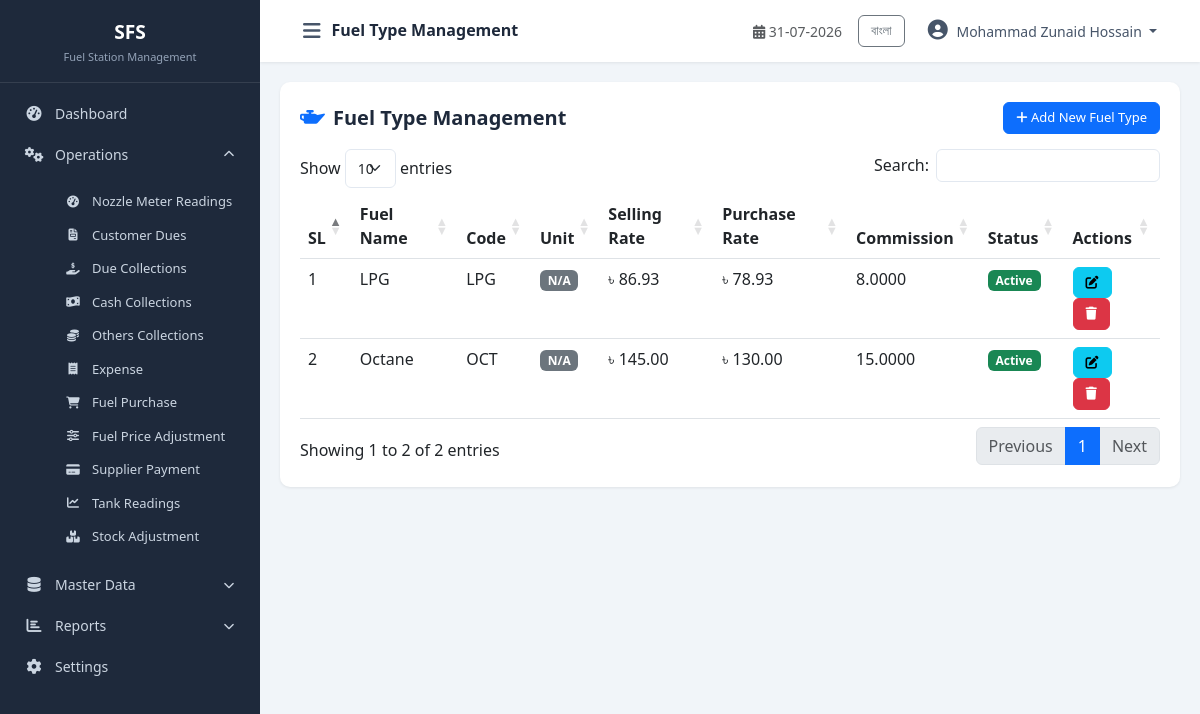
/modules/master_data/fuel_type.php (signed in), run on the app's committed database.
### tables this page shows
CREATE TABLE `cfg_companyprofile` (
  `CompanyID` int(11) NOT NULL,
  `CompanyCode` varchar(20) NOT NULL,
  `CompanyName` varchar(200) NOT NULL,
  `CompanyNameBN` varchar(200) DEFAULT NULL,
  `ShortName` varchar(50) DEFAULT NULL,
  `ProprietorName` varchar(150) DEFAULT NULL,
  `ContactPerson` varchar(150) DEFAULT NULL,
  `MobileNo` varchar(20) DEFAULT NULL,
  `PhoneNo` varchar(20) DEFAULT NULL,
  `Email` varchar(100) DEFAULT NULL,
  `Website` varchar(150) DEFAULT NULL,
  `BusinessType` varchar(100) DEFAULT NULL,
  `Address` varchar(500) DEFAULT NULL,
  `City` varchar(100) DEFAULT NULL,
  `District` varchar(100) DEFAULT NULL,
  `PostalCode` varchar(20) DEFAULT NULL,
  `Country` varchar(100) DEFAULT NULL,
  `Logo` varchar(255) DEFAULT NULL,
  `Favicon` varchar(255) DEFAULT NULL,
  `CurrencyCode` varchar(10) DEFAULT 'BDT',
  `CurrencySymbol` varchar(10) DEFAULT '৳',
  `TimeZone` varchar(100) DEFAULT 'Asia/Dhaka',
  `DateFormat` varchar(20) DEFAULT 'dd-MM-yyyy',
  `TimeFormat` varchar(20) DEFAULT '24 Hour',
  `FinancialYearStart` date DEFAULT NULL,
  `FinancialYearEnd` date DEFAULT NULL,
  `DefaultShiftID` int(11) DEFAULT NULL,
  `DefaultLanguage` varchar(20) DEFAULT 'English',
  `AllowNegativeStock` bit(1) DEFAULT b'0',
  `AutoBackup` bit(1) DEFAULT b'1',
  `BackupPath` varchar(500) DEFAULT NULL,
  `CreatedBy` int(11) DEFAULT NULL,
  `CreatedAt` datetime DEFAULT current_timestamp(),
  `UpdatedBy` int(11) DEFAULT NULL,
  `UpdatedAt` datetime DEFAULT NULL,
  `IsActive` bit(1) DEFAULT b'1',
  `IsDeleted` bit(1) DEFAULT b'0'
);

CREATE TABLE `mst_fueltype` (
  `FuelTypeID` int(11) NOT NULL,
  `FuelName` varchar(100) NOT NULL,
  `FuelCode` varchar(20) DEFAULT NULL,
  `UnitOfMeasure` varchar(20) NOT NULL DEFAULT 'Litre',
  `SellingRate` decimal(14,2) NOT NULL DEFAULT 0.00,
  `PurchaseRate` decimal(14,2) NOT NULL DEFAULT 0.00,
  `CommissionRate` decimal(14,4) NOT NULL DEFAULT 0.0000,
  `TaxPercent` decimal(6,3) NOT NULL DEFAULT 0.000,
  `Density` decimal(6,4) DEFAULT NULL,
  `ColorCode` varchar(20) DEFAULT NULL,
  `Remarks` varchar(255) DEFAULT NULL,
  `CreatedBy` int(11) DEFAULT NULL,
  `CreatedAt` datetime NOT NULL DEFAULT current_timestamp(),
  `UpdatedBy` int(11) DEFAULT NULL,
  `UpdatedAt` datetime NOT NULL DEFAULT current_timestamp() ON UPDATE current_timestamp(),
  `IsActive` tinyint(1) NOT NULL DEFAULT 1,
  `IsDeleted` tinyint(1) NOT NULL DEFAULT 0
);

### includes/Query.php (called while the page is built, shortened)
<?php
class Query
{
    private $pdo;
    private static $instance = null;
    public function __construct($host = DB_HOST, $dbname = DB_NAME, $username = DB_USER, $password = DB_PASS, $charset = 'utf8mb4')
    {
        $dsn = "mysql:host={$host};dbname={$dbname};charset={$charset}";
        $options = [
            PDO::ATTR_ERRMODE            => PDO::ERRMODE_EXCEPTION,
            PDO::ATTR_DEFAULT_FETCH_MODE => PDO::FETCH_OBJ,
            PDO::ATTR_EMULATE_PREPARES   => false,
        ];
        try {
            $this->pdo = new PDO($dsn, $username, $password, $options);
        } catch (PDOException $e) {
            die("Database Connection Failed: " . $e->getMessage());
        }
    }
    public static function getInstance()
    {
        if (self::$instance === null) {
            self::$instance = new self();
        }
        return self::$instance;
    }
    public function index($sql, $params = [])
    {
        try {
            $this->stmt = $this->pdo->prepare($sql);
            $this->stmt->execute($params);
            return $this->stmt->fetchAll(PDO::FETCH_OBJ);
        } catch (PDOException $e) {
            die("Query Error: " . $e->getMessage() . "<br>SQL: " . $sql);
        }
    }
}

### config/database.php (called while the page is built, shortened)
<?php
require_once __DIR__ . '/../includes/Query.php';
$objQuery = Query::getInstance();

### includes/functions.php (called while the page is built, shortened)
<?php
function db()
{
    global $objQuery;
    return $objQuery;
}
function getCompanyInfo($key = null)
{
    $sql = "SELECT * FROM cfg_companyprofile WHERE CompanyID = 1 AND IsActive = 1 AND IsDeleted = 0";
    $data = db()->index($sql);
    if (!empty($data)) {
        $company = $data[0];
        return $company;
    }
    return null;
}
function getUserName()
{
    return $_SESSION['user_name'] ?? null;
}
function currentLang()
{
    return $_SESSION['lang'] ?? 'en';
}
function t($key)
{
    $lang = currentLang();
    return $translations[$lang][$key] ?? $key;
}

### modules/master_data/fuel_type.php (the view, shortened to what this page needs)
<?php
$pageTitle = 'Fuel Type Management';
require_once __DIR__ . '/../../includes/header.php';
require_once __DIR__ . '/../../includes/sidebar.php';
$sql = "SELECT ft.*, uom.UnitNameEN, uom.UnitNameBN
        FROM mst_fueltype ft
        LEFT JOIN mst_unitofmeasure uom ON ft.UnitOfMeasure = uom.Id
        WHERE ft.IsDeleted = 0
        ORDER BY ft.FuelTypeID ASC";
$data = $objQuery->index($sql);
?>
<div class="table-container">
    <div class="table-header">
        <h5><i class="fas fa-oil-can text-primary me-2"></i><?php echo t('Fuel Type Management'); ?></h5>
        <button class="btn btn-primary btn-sm" data-bs-toggle="modal" data-bs-target="#addModal">
            <i class="fas fa-plus"></i> Add New Fuel Type
        </button>
    </div>
    <table class="table table-hover datatable">
        <thead>
            <tr>
                <th>SL</th>
                <th>Fuel Name</th>
                <th>Code</th>
                <th>Unit</th>
                <th>Selling Rate</th>
                <th>Purchase Rate</th>
                <th>Commission</th>
                <th>Status</th>
                <th>Actions</th>
            </tr>
        </thead>
        <tbody>
            <?php $sl = 1; foreach ($data as $row): ?>
            <tr>
                <td><?php echo $sl++; ?></td>
                <td><?php echo htmlspecialchars($row->FuelName); ?></td>
                <td><?php echo htmlspecialchars($row->FuelCode ?? 'N/A'); ?></td>
                <td><span class="badge bg-secondary"><?php echo htmlspecialchars($row->UnitNameEN ?? 'N/A'); ?></span></td>
                <td><?php echo $currencySymbol . ' ' . number_format($row->SellingRate, 2); ?></td>
                <td><?php echo $currencySymbol . ' ' . number_format($row->PurchaseRate, 2); ?></td>
                <td><?php echo number_format($row->CommissionRate, 4); ?></td>
                <td>
                    <span class="badge bg-<?php echo $row->IsActive ? 'success' : 'danger'; ?>">
                        <?php echo $row->IsActive ? 'Active' : 'Inactive'; ?>
                    </span>
                </td>
                <td>
                    <button class="btn btn-sm btn-info edit-btn"
                        data-id="<?php echo $row->FuelTypeID; ?>"
                        data-name="<?php echo htmlspecialchars($row->FuelName); ?>"
                        data-code="<?php echo htmlspecialchars($row->FuelCode ?? ''); ?>"
                        data-unit="<?php echo htmlspecialchars($row->UnitOfMeasure ?? ''); ?>"
                        data-selling="<?php echo $row->SellingRate; ?>"
                        data-purchase="<?php echo $row->PurchaseRate; ?>"
                        data-commission="<?php echo $row->CommissionRate; ?>"
                        data-tax="<?php echo $row->TaxPercent; ?>"
                        data-density="<?php echo $row->Density; ?>"
                        data-color="<?php echo htmlspecialchars($row->ColorCode ?? ''); ?>"
                        data-remarks="<?php echo htmlspecialchars($row->Remarks ?? ''); ?>"
                        data-status="<?php echo $row->IsActive; ?>"
                        title="Edit"><i class="fas fa-edit"></i></button>
                    <button class="btn btn-sm btn-danger delete-btn" data-id="<?php echo $row->FuelTypeID; ?>" title="Delete"><i class="fas fa-trash"></i></button>
                </td>
            </tr>
            <?php endforeach; ?>
        </tbody>
    </table>
</div>
<?php require_once __DIR__ . '/../../includes/footer.php'; ?>

### includes/sidebar.php (shortened to what this page needs)
<?php
$currentPage = basename($_SERVER['PHP_SELF']);
$langToggle = currentLang() === 'bn' ? 'en' : 'bn';
$langLabel = currentLang() === 'bn' ? 'English' : 'বাংলা';
?>
<nav id="sidebar" class="sidebar">
    <div class="sidebar-header">
        <h5 class="mb-0"><?php echo $shortName ?? 'FDP'; ?></h5>
        <small class="text-muted"><?php echo t('Fuel Station Management'); ?></small>
    </div>
    <ul class="nav flex-column">
        <li class="nav-item">
            <a class="nav-link <?php echo ($currentPage == 'dashboard.php' || $currentPage == 'index.php') ? 'active' : ''; ?>" href="<?php echo BASE_URL; ?>dashboard.php">
                <i class="fas fa-tachometer-alt"></i> <span><?php echo t('Dashboard'); ?></span>
            </a>
        </li>
        <li class="nav-item">
            <a class="nav-link" data-bs-toggle="collapse" href="#operationsMenu" role="button" aria-expanded="true">
                <i class="fas fa-cogs"></i> <span><?php echo t('Operations'); ?></span>
                <i class="fas fa-chevron-down ms-auto"></i>
            </a>
            <div class="collapse show" id="operationsMenu">
                <ul class="nav flex-column ms-3">
                    <li class="nav-item"><a class="nav-link small" href="<?php echo BASE_URL; ?>modules/operations/nozzle_reading.php"><i class="fas fa-tachometer-alt"></i> <?php echo t('Nozzle Meter Readings'); ?></a></li>
                    <li class="nav-item"><a class="nav-link small" href="<?php echo BASE_URL; ?>modules/operations/customer_due.php"><i class="fas fa-file-invoice"></i> <?php echo t('Customer Dues'); ?></a></li>
                    <li class="nav-item"><a class="nav-link small" href="<?php echo BASE_URL; ?>modules/operations/due_collection.php"><i class="fas fa-hand-holding-usd"></i> <?php echo t('Due Collections'); ?></a></li>
                    <li class="nav-item"><a class="nav-link small" href="<?php echo BASE_URL; ?>modules/operations/cash_collection.php"><i class="fas fa-money-bill-wave"></i> <?php echo t('Cash Collections'); ?></a></li>
                    <li class="nav-item"><a class="nav-link small" href="<?php echo BASE_URL; ?>modules/operations/others_collection.php"><i class="fas fa-coins"></i> <?php echo t('Others Collections'); ?></a></li>
                    <li class="nav-item"><a class="nav-link small" href="<?php echo BASE_URL; ?>modules/operations/expense.php"><i class="fas fa-receipt"></i> <?php echo t('Expense'); ?></a></li>
                    <li class="nav-item"><a class="nav-link small" href="<?php echo BASE_URL; ?>modules/operations/fuel_purchase.php"><i class="fas fa-shopping-cart"></i> <?php echo t('Fuel Purchase'); ?></a></li>
                    <li class="nav-item"><a class="nav-link small" href="<?php echo BASE_URL; ?>modules/operations/fuel_price_adjustment.php"><i class="fas fa-sliders-h"></i> <?php echo t('Fuel Price Adjustment'); ?></a></li>
                    <li class="nav-item"><a class="nav-link small" href="<?php echo BASE_URL; ?>modules/operations/supplier_payment.php"><i class="fas fa-credit-card"></i> <?php echo t('Supplier Payment'); ?></a></li>
                    <li class="nav-item"><a class="nav-link small" href="<?php echo BASE_URL; ?>modules/operations/tank_reading.php"><i class="fas fa-chart-line"></i> <?php echo t('Tank Readings'); ?></a></li>
                    <li class="nav-item"><a class="nav-link small" href="<?php echo BASE_URL; ?>modules/operations/stock_adjustment.php"><i class="fas fa-boxes"></i> <?php echo t('Stock Adjustment'); ?></a></li>
                </ul>
            </div>
        </li>
        <li class="nav-item">
          <a class="nav-link collapsed" data-bs-toggle="collapse" href="#masterDataMenu" role="button" aria-expanded="false">
                <i class="fas fa-database"></i> <span><?php echo t('Master Data'); ?></span>
                <i class="fas fa-chevron-down ms-auto"></i>
            </a>
        </li>
        <li class="nav-item">
            <a class="nav-link" data-bs-toggle="collapse" href="#reportsMenu" role="button" aria-expanded="false">
                <i class="fas fa-chart-bar"></i> <span><?php echo t('Reports'); ?></span>
                <i class="fas fa-chevron-down ms-auto"></i>
            </a>
        </li>
        <li class="nav-item">
            <a class="nav-link" href="#">
                <i class="fas fa-cog"></i> <span><?php echo t('Settings'); ?></span>
            </a>
        </li>
    </ul>
</nav>
<div id="content-wrapper">
    <nav class="navbar navbar-expand-lg top-navbar">
        <div class="container-fluid">
            <button type="button" id="sidebarCollapse" class="btn btn-link">
                <i class="fas fa-bars"></i>
            </button>
            <span class="navbar-brand mb-0 h1"><?php echo t($pageTitle ?? 'Dashboard'); ?></span>
            <div class="ms-auto d-flex align-items-center">
                <span class="me-3 text-muted small">
                    <i class="fas fa-calendar-alt"></i> <?php echo date('d-m-Y'); ?>
                </span>
                <div class="dropdown">
                    <a class="btn btn-sm btn-outline-secondary me-2" href="?lang=<?php echo $langToggle; ?>"><?php echo $langLabel; ?></a>
                    <button class="btn btn-link dropdown-toggle" type="button" data-bs-toggle="dropdown">
                        <i class="fas fa-user-circle"></i> <?php echo getUserName() ?? 'User'; ?>
                    </button>
                </div>
            </div>
        </div>
    </nav>
    <div id="main-content" class="container-fluid">

### assets/css/style.css (style rules this page uses)
:root { --sidebar-width: 260px; --sidebar-bg: #1e293b; --sidebar-hover: #334155; --sidebar-active: #0d6efd; --header-bg: #ffffff; --primary-dark: #0b5ed7; --success-dark: #157347; --border-color: #e2e8f0; --card-shadow: 0 1px 3px rgba(0,0,0,0.08); }
* { margin: 0; padding: 0; box-sizing: border-box; }
body { font-family: 'Segoe UI', Tahoma, Geneva, Verdana, sans-serif; background: #f1f5f9; overflow-x: hidden; }
.sidebar { width: var(--sidebar-width); min-width: var(--sidebar-width); background: var(--sidebar-bg); color: #cbd5e1; transition: all 0.3s; position: fixed; top: 0; left: 0; height: 100vh; z-index: 1000; overflow-y: auto; }
.sidebar .sidebar-header { padding: 20px 20px 15px; border-bottom: 1px solid rgba(255,255,255,0.1); text-align: center; }
.sidebar .sidebar-header h5 { color: #fff; font-weight: 700; font-size: 1.2rem; }
.sidebar .sidebar-header small { color: #94a3b8 !important; font-size: 11px; }
.sidebar .nav { padding: 10px 0; }
.sidebar .nav-link { color: #cbd5e1; padding: 10px 20px; font-size: 14px; border-left: 3px solid transparent; transition: all 0.2s; display: flex; align-items: center; }
.sidebar .nav-link i { width: 22px; font-size: 15px; margin-right: 10px; text-align: center; }
.sidebar .nav-link .fa-chevron-down { font-size: 11px; margin-right: 0; transition: transform 0.3s; }
.sidebar .nav-link[aria-expanded="true"] .fa-chevron-down { transform: rotate(180deg); }
.sidebar .collapse .nav-link { padding: 7px 20px 7px 45px; font-size: 13px; }
.sidebar .collapse .nav-link i { font-size: 12px; width: 18px; }
#content-wrapper { width: calc(100% - var(--sidebar-width)); margin-left: var(--sidebar-width); transition: all 0.3s; min-height: 100vh; }
.top-navbar { background: var(--header-bg); box-shadow: 0 1px 3px rgba(0,0,0,0.08); padding: 10px 20px; position: sticky; top: 0; z-index: 999; }
.top-navbar .btn-link { color: #475569; text-decoration: none; font-size: 20px; padding: 5px 10px; }
.top-navbar .navbar-brand { font-size: 16px; font-weight: 600; color: #1e293b; }
.top-navbar .dropdown-toggle { color: #475569; text-decoration: none; font-size: 14px; }
.top-navbar .fa-user-circle { font-size: 20px; margin-right: 5px; }
#main-content { padding: 20px; min-height: calc(100vh - 60px); }
.btn { border-radius: 6px; font-size: 14px; padding: 8px 16px; }
.btn-sm { padding: 5px 12px; font-size: 13px; }
.table-container { background: #fff; border-radius: 10px; padding: 20px; box-shadow: var(--card-shadow); }
.table-container .table-header { display: flex; justify-content: space-between; align-items: center; margin-bottom: 15px; }
.table-container .table-header h5 { font-weight: 600; color: #1e293b; margin: 0; }

### data on the page
cfg_companyprofile: ShortName "SFS", CurrencySymbol "৳"
mst_fueltype: FuelName "LPG", FuelCode "LPG", UnitNameEN "N/A", SellingRate "86.93", PurchaseRate "78.93", CommissionRate "8.0000", IsActive "Active"
mst_fueltype: FuelName "Octane", FuelCode "OCT", UnitNameEN "N/A", SellingRate "145.00", PurchaseRate "130.00", CommissionRate "15.0000", IsActive "Active"

### other printed values
t('Fuel Station Management') "Fuel Station Management"
t('Dashboard') "Dashboard"
t('Operations') "Operations"
t('Nozzle Meter Readings') "Nozzle Meter Readings"
t('Customer Dues') "Customer Dues"
t('Due Collections') "Due Collections"
t('Cash Collections') "Cash Collections"
t('Others Collections') "Others Collections"
t('Expense') "Expense"
t('Fuel Purchase') "Fuel Purchase"
t('Fuel Price Adjustment') "Fuel Price Adjustment"
t('Supplier Payment') "Supplier Payment"
t('Tank Readings') "Tank Readings"
t('Stock Adjustment') "Stock Adjustment"
t('Master Data') "Master Data"
